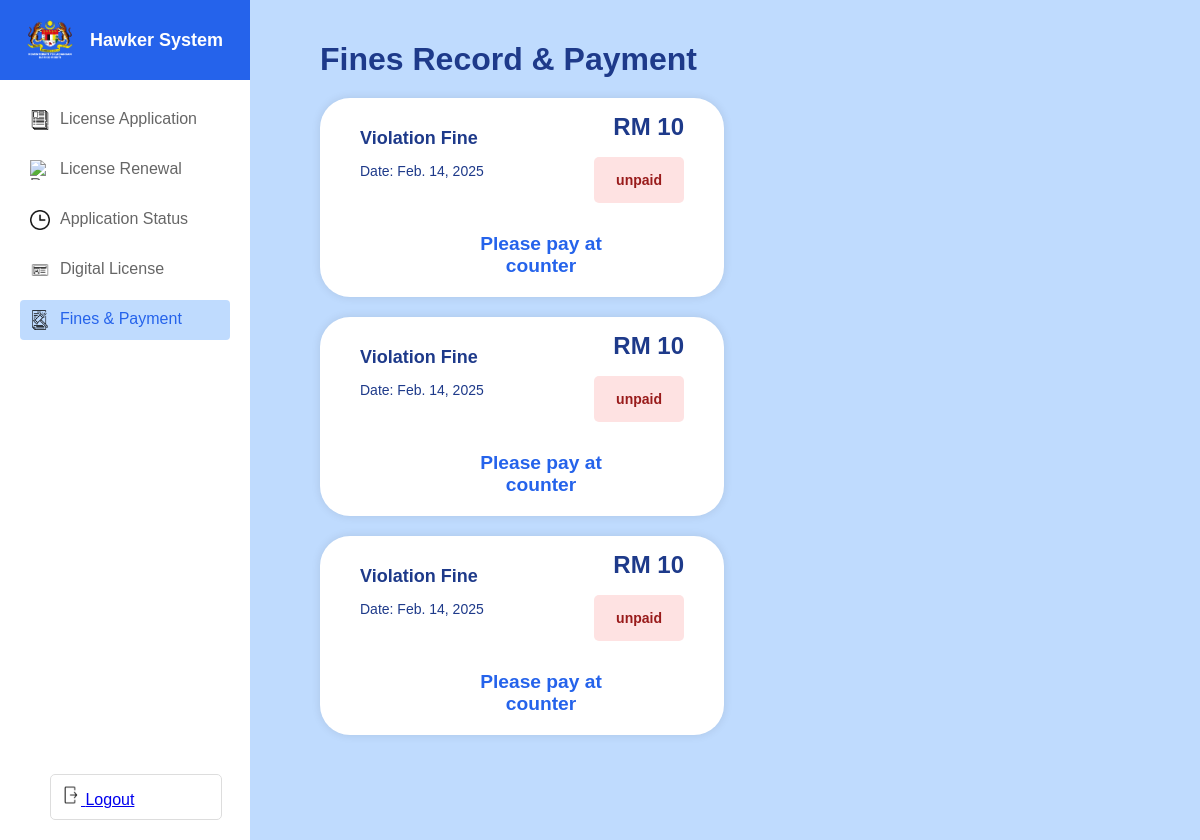
The page /polls/Hawkerfines/ (signed in) on the database its author committed.
### polls/models.py (models this page shows, shortened)
class Fines(models.Model):
    FINE_PAYMENT_STATUS_CHOICES = [
        ('unpaid', 'UNPAID'),
        ('paid', 'PAID'),
    ]
    hawker = models.ForeignKey(Hawker, on_delete=models.CASCADE, related_name="fines", blank=True, null=True)
    application = models.ForeignKey(Application, on_delete=models.CASCADE, related_name="fines", blank=True, null=True)
    fines_name = models.CharField(max_length=50, blank=True, null=True)
    issued_date = models.DateField(blank=True, null=True)
    fine_amount = models.CharField(max_length=50, blank=True, null=True)
    fine_payment_status = models.CharField(max_length=10, choices=FINE_PAYMENT_STATUS_CHOICES, default='unpaid', blank=True, null=True)

### polls/views.py (the view)
# urls.py: path('Hawkerfines/', views.finesRecord, name='finesHawker'),
def finesRecord(request):
    nric = request.session.get('hawker_id')
    user = Hawker.objects.get(hawker_id=nric)
    fines = Fines.objects.filter(hawker=user)
    if request.method == "POST" and 'fines' in request.POST:
        fine_id = request.POST.get('fine_id')
        fine = Fines.objects.get(id=fine_id)
        fine.payment_status = "paid"
        fine.save()
        return redirect("fines")
    if request.method == "GET":
        if "license" in request.GET:
            return redirect("license")
        elif "renewal" in request.GET:
            return redirect("renewal")
        elif "application-status" in request.GET:
            return redirect("application_status")
        elif "digital" in request.GET:
            return redirect("digitalLicense")
        elif "fines" in request.GET:
            return redirect("finesHawker")
    return render(request, 'polls/finesHawker.html', {'user': user, 'fines': fines})

### polls/templates/polls/finesHawker.html (shortened to what this page needs)
{% load static %}
<!DOCTYPE html>
<html lang="en">
<head>
</head>
<body>
    <div class="sidebar">
        <div class="logo-container">
            <img src="{% static 'polls/logo.png' %}" class="logo" alt="Logo">
            <h1 class="logo-title">Hawker System</h1>
        </div>
        <div class="menu-container">
            <a href="{% url 'license' %}" class="menu-item">
                <img src="{% static 'polls/license.png' %}" class="menu-icon" alt="License">
                License Application
            </a>
            <a href="{% url 'renewal' %}" class="menu-item">
                <img src="{% static 'polls/renewal.png' %}" class="menu-icon" alt="Renewal">
                License Renewal
            </a>
            <a href="{% url 'application_status' %}" class="menu-item">
                <img src="{% static 'polls/status.png' %}" class="menu-icon" alt="Status">
                Application Status
            </a>
            <a href="{% url 'digitalLicense' %}" class="menu-item">
                <img src="{% static 'polls/digital.png' %}" class="menu-icon" alt="Digital">
                Digital License
            </a>
            <a href="{% url 'finesHawker' %}" class="menu-item active">
                <img src="{% static 'polls/fines.png' %}" class="menu-icon" alt="Fines">
                Fines & Payment
            </a>
            <a href="{% url 'logout' %}" class="logout-btn">
                <img src="{% static 'polls/logout.jpeg' %}" class="menu-icon" alt="Logout">
                Logout
            </a>
        </div>
    </div>
    <div class="main-content">
        <h1 class="form-title">Fines Record & Payment</h1>
        <form method="POST">
        <div id="fines-container">
            {% if fines %}
                {% for fine in fines %}
                <div class="form-container">
                    <div class="fine-record">
                        <div class="fine-details">
                            <h2>{{ fine.fines_name }}</h2>
                            <div class="fine-dates">
                                <p>Date: {{ fine.issued_date }}</p>
                            </div>
                        </div>
                        <div class="fine-amount">
                            <h3>{{ fine.fine_amount }}</h3>
                            <span class="status-{{ fine.fine_payment_status }}" name="fine_payment_status">
                                {{ fine.fine_payment_status }}
                            </span>
                        </div>
                    </div>
                    {% if fine.fine_payment_status != 'paid' %}
                    <div id="pay-text-{{ fine.id }}">
                        <span class="pay-counter-text">Please pay at counter</span>
                    </div>
                    {% endif %}
                </div>
                {% endfor %}
            {% else %}
                <div class="no-fines">No fines to display.</div>
            {% endif %}
        </div>
        </form>
    </div>
</body>
</html>

### polls/templates/polls/finesHawker.html (style rules this page uses)
body { margin: 0; padding: 0; font-family: Arial; background-color: #f0f2f5; }
.sidebar { width: 250px; background-color: #2563eb; position: fixed; height: 100%; left: 0; top: 0; }
.logo-container { padding: 20px; display: flex; align-items: center; gap: 10px; }
.logo { width: 60px; height: 40px; }
.logo-title { color: white; margin: 0; font-size: 18px; }
.menu-container { background-color: white; height: calc(100% - 80px); padding: 20px; }
.menu-item { display: flex; padding: 10px; margin-bottom: 10px; color: #666; text-decoration: none; border-radius: 4px; gap: 10px; }
.menu-icon { width: 20px; height: 20px; }
.menu-item.active { background-color: #bfdbfe; color: #2563eb; }
.main-content { margin-left: 250px; padding: 20px; background-color: #bfdbfe; min-height: 100vh; }
.form-container { background-color: white; width: 40%; padding: 20px; border-radius: 30px; box-shadow: 0 0 10px rgba(0,0,0,0.1); margin-left: 50px; margin-bottom: 20px; }
.form-title { color: #1e3a8a; font-weight: bold; margin-bottom: 20px; margin-left: 50px; }
.fine-record { background-color: white; border-radius: 10px; padding: 20px; margin-bottom: 20px; display: flex; justify-content: space-between; align-items: center; }
.fine-details h2 { color: #1e3a8a; font-size: 18px; margin-bottom: 10px; margin-top: -10px; }
.fine-dates { color: #1e3a8a; font-size: 14px; margin-bottom: 10px; }
.fine-amount { text-align: right; }
.fine-amount h3 { color: #1e3a8a; font-size: 24px; margin-bottom: 30px; margin-top: -30px; }
.status-unpaid { background-color: #fee2e2; color: #991b1b; padding: 15px 22px; border-radius: 5px; font-size: 14px; font-weight: bold; }
.pay-counter-text { color: #2563eb; text-align: center; font-weight: bold; font-size: larger; display: block; margin-top: 20px; margin-left: 110px; width: 50%; }
.logout-btn { width: 150px; position: fixed; bottom: 20px; left: 20px; margin-left: 30px; padding: 10px; border: 1px solid #ddd; border-radius: 5px; background: white; cursor: pointer; }

### rows shown on the page
Fines: fines_name "Violation Fine", issued_date "Feb. 14, 2025", fine_amount "RM 10", fine_payment_status "unpaid"
Fines: fines_name "Violation Fine", issued_date "Feb. 14, 2025", fine_amount "RM 10", fine_payment_status "unpaid"
Fines: fines_name "Violation Fine", issued_date "Feb. 14, 2025", fine_amount "RM 10", fine_payment_status "unpaid"
